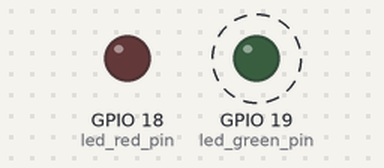
Recording of a program running on a simulated Raspberry Pi (BCM pin numbers). Shown: output pins drawn as LEDs (lit = HIGH). Dashed ring = blinking. Threads take turns every 2 ms.

Above: at 0.15 s.
Timing chart, 0 to 18.4 s (numbered marks = the images above):
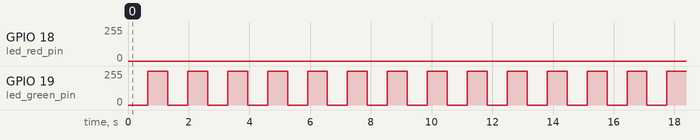

The program:

Object2.py
```python
import RPi.GPIO as GPIO
import threading as th
import time

led_red_pin = 18
led_green_pin = 19
led_red_operate = True

GPIO.setmode(GPIO.BCM)
GPIO.setup(led_red_pin, GPIO.OUT)
GPIO.setup(led_green_pin, GPIO.OUT)

led_red_pwm = GPIO.PWM(led_red_pin, 100)
led_green_pwm = GPIO.PWM(led_green_pin, 100)

led_red_pwm.start(0)
led_green_pwm.start(0)

def led_red_thread():
    while led_red_operate:
        one_way_time = 0.7/2
        for i in range(0, 101, 1):
            led_red_pwm.ChangeDutyCycle(i)
            time.sleep(one_way_time/100)
        for i in range(100, -1, -1):
            led_red_pwm.ChangeDutyCycle(i)
            time.sleep(one_way_time/100)

def led_green_thread():
    while True:
        one_way_time = 1.3/2
        for i in range(0, 101, 1):
            led_green_pwm.ChangeDutyCycle(i)
            time.sleep(one_way_time/100)
        for i in range(100, -1, -1):
            led_green_pwm.ChangeDutyCycle(i)
            time.sleep(one_way_time/100)

led_red_work = th.Thread(target=led_red_thread)
led_red_work.start()

try:
    while True:
        led_green_thread()
except KeyboardInterrupt:
    print("fucked")
    led_red_operate = False
    led_red_work.join()

led_red_pwm.stop()
led_green_pwm.stop()
GPIO.cleanup()
```

Measured:
- by itself, GPIO 19 (led_green_pin): alternates 255/255 for 0.66 s and 0/255 for 0.66 s
